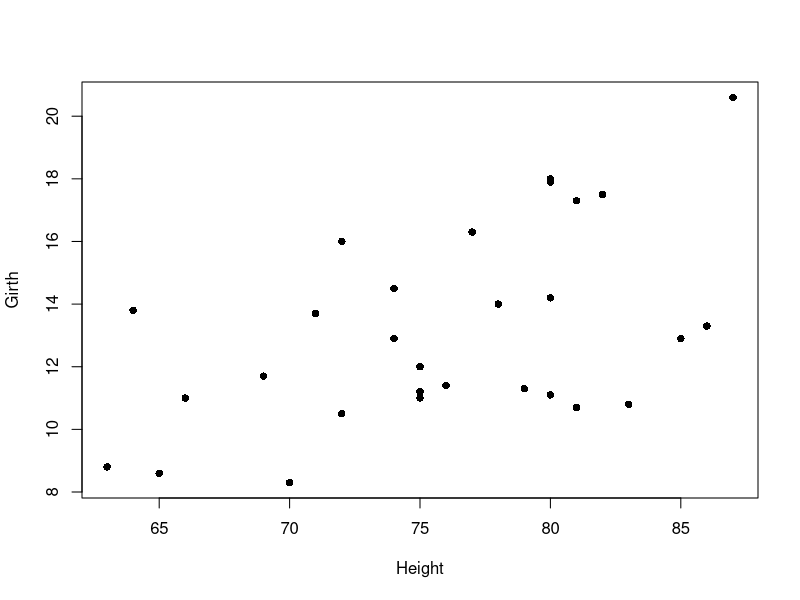
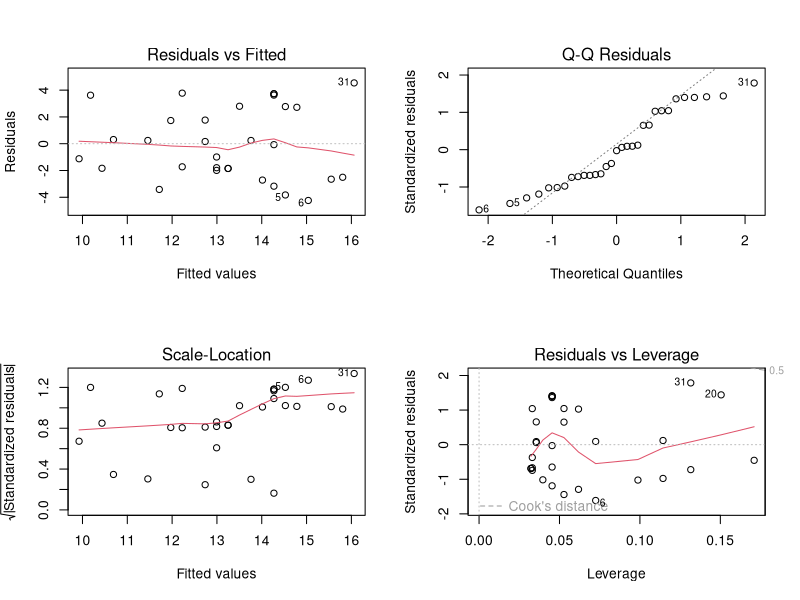
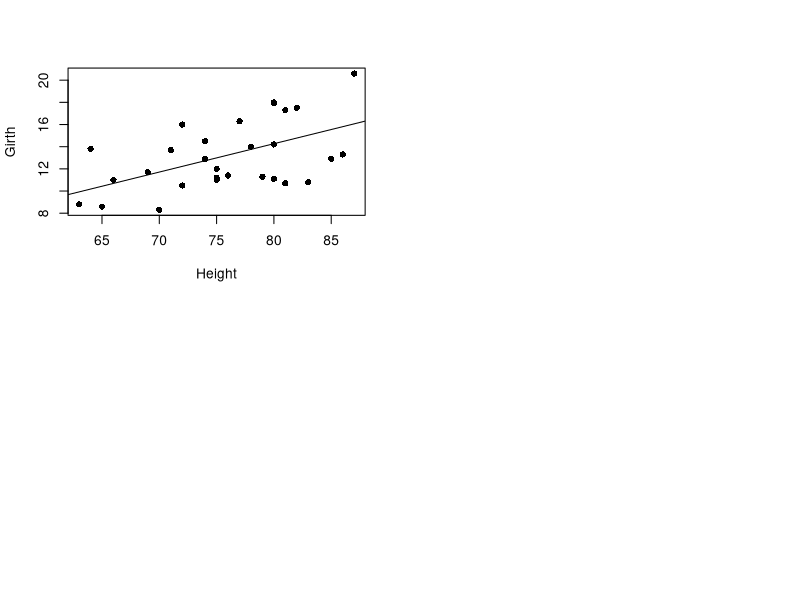
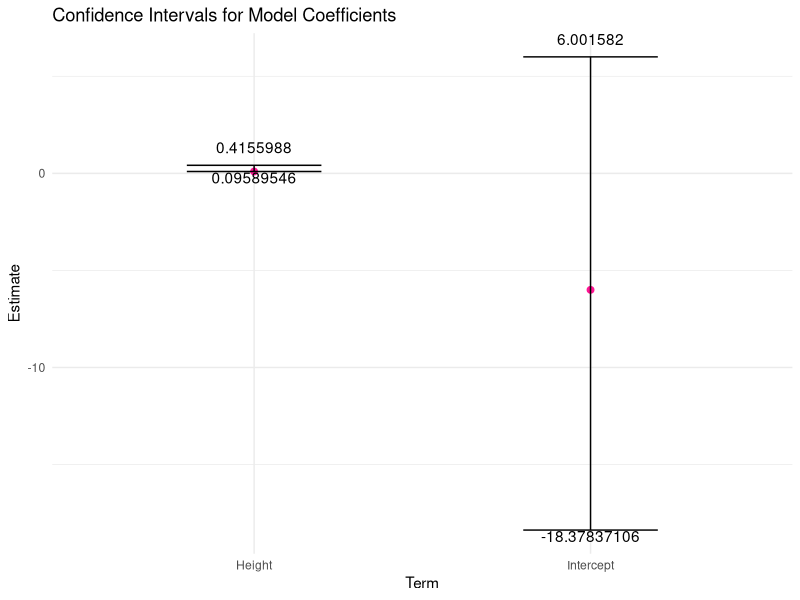
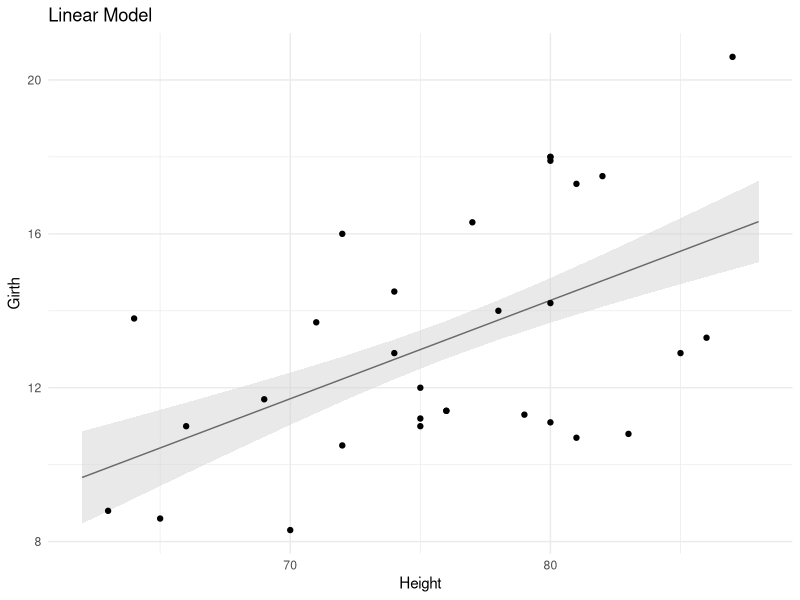

Source code (R) for these figures, in order:
# Tutorial draft
# We begin by taking a look at confidence intervals for a simple trees dataset
# Load packages ----
library(ggplot2)

# Loading data
data(trees)

# Build a linear model for trees  
plot(Girth ~ Height, data = trees, pch = 16)
model <- lm(Girth ~ Height, data = trees)
summary(model)
coef(model)

# Plot to check no violation of assumptions
par(mfrow = c(2,2))
plot(model)
# seems okay no clear violation!

plot(Girth ~ Height, data = trees, pch = 16)
abline(model)




# We will now find Confidence intervals for our model.
# R has a built in function to find confidence intervals, however we will manually find these intervals and then test against the function
# We need an understanding of how to find the mean, standard error, t-score, and margins of error
model <- lm(Girth ~ Height, data = trees)

# Learning how to construct a confidence interval in essential in ecology, as we often need to fully understand how to analyse a confidence interval.
# We will print the summary of our model then extract the relevant information
(sum_m <- summary(model))

# We extract the models coeeficients from the estimates in our summary 
model_est <- coef(model)
# We extract the standard errors
model_se <- sum_m$coefficients[, 2]  # the use of 2 takes us to the coeffecients then the 2nd column

# We now find our sample size
sample <- length(trees$Girth)

# We now find the degrees of freedom
# In a simple linear regression model with one predictor variable, 
# the degrees of freedom is calculated as n – 2, where n is the total number of observations.

degrees_freedom <- sample - 2 
degrees_freedom

# Calculate t-score for 95% confidence interval
# We use the qt function here!
alpha <- 0.05 # alpha is 0.05 for a 95% conf interval
score <- qt(p = alpha / 2, df = degrees_freedom, lower.tail = FALSE)

# Calculate margin of error for the coefficients
margin <- score * model_se

# Calculate the confidence intervals (lower and upper bounds)
lower_bounds <- model_est - margin
upper_bounds <- model_est + margin

# Print the confidence intervals
print(cbind(lower_bounds, upper_bounds))


# Compare to the built in r function!
confint(model, level=0.95)

# We will now learn to plot confidence intervals in R!

library(ggplot2)

# Model coefficients and confidence intervals into a data frame
coef_data <- data.frame(
  term = c("Intercept", "Height"),
  estimate = c(-6.0015820, 0.09589546),  # The point estimates of the coefficients
  lower = c(-18.37837106, 0.09589546),  # Lower bounds of the confidence intervals
  upper = c(6.0015820, 0.4155988)       # Upper bounds of the confidence intervals
)
coef_data
# Create the plot

# 95% conf intervals!!
ggplot(data = coef_data) +
  geom_point(aes(x = term, y = estimate), color = "deeppink", size = 2) +
  geom_errorbar(aes(x = term, ymin = lower, ymax = upper), width = 0.4, color = "black", size = 0.5)+
  geom_text(aes(x = term, y = lower, label = lower,  vjust = 1)) +
  geom_text(aes(x = term, y = upper, label = upper,  vjust = -1)) +
  theme_minimal() +
  labs(title = "Confidence Intervals for Model Coefficients",
       x = "Term", 
       y = "Estimate")
  
  



library(ggeffects)  # install the package first if you haven't already, then load it

# Extract the prediction data frame
pred.m <- ggpredict(model, terms = c("Height"))  # this gives overall predictions for the model
pred.m
# Plot the predictions 

(ggplot(pred.m) + 
    geom_line(aes(x = x, y = predicted)) +          # slope
    geom_ribbon(aes(x = x, ymin = predicted - std.error, ymax = predicted + std.error), 
                fill = "lightgrey", alpha = 0.5) +  # error band
    geom_point(data = trees,                      # adding the raw data (scaled values)
               aes(x = Height, y = Girth)) + 
    labs(x = "Height", y = "Girth", 
         title = "Linear Model") + 
    theme_minimal()
)
